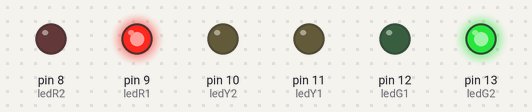
Simulated run of this sketch. Board: Arduino Uno, built with avr-gcc and run on an emulated ATmega328P. On the bench: output pins drawn as LEDs (lit = HIGH).

Above: at 1.5 s.
At 4.0 s:
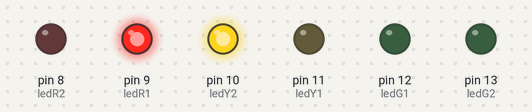
At 6.5 s:
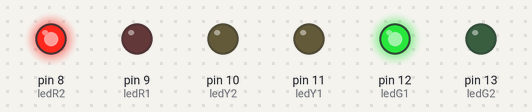
At 9.0 s:
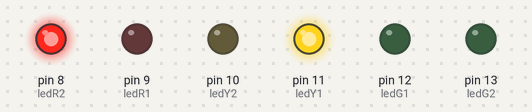
Timing chart, 0 to 13.0 s (numbered marks = the images above):
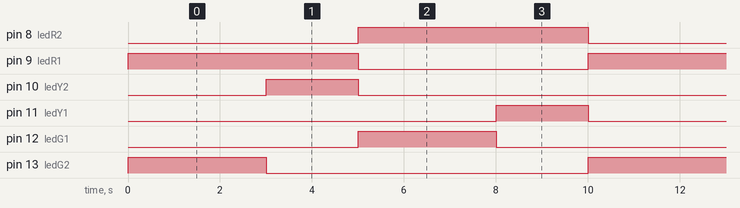

Measured:
- by itself, pin 8 (ledR2), pin 9 (ledR1): alternates HIGH for 5.0 s and LOW for 5.0 s
- by itself, pin 10 (ledY2), pin 11 (ledY1): alternates HIGH for 2.0 s and LOW for 8.0 s
- by itself, pin 12 (ledG1), pin 13 (ledG2): alternates HIGH for 3.0 s and LOW for 7.0 s

The sketch:

Traffic_light_simple.ino
```cpp
int ledR1 = 9;
int ledY1 = 11;
int ledG1 = 12;
int ledR2 = 8;
int ledY2 = 10;
int ledG2 = 13;

void setup() {
  pinMode(ledR1, OUTPUT);
  pinMode(ledY1, OUTPUT);
  pinMode(ledG1, OUTPUT);
  pinMode(ledR2, OUTPUT);
  pinMode(ledY2, OUTPUT);
  pinMode(ledG2, OUTPUT);
}

int counter = 0;

void loop() {
  trafficLights();
}


void trafficLights() {
    for(int x = 0; x = 2; x++) {
    if(x % 2 == 0) {
      digitalWrite(ledR1, HIGH);
      digitalWrite(ledY1, LOW);
      digitalWrite(ledG1, LOW);

      digitalWrite(ledR2, LOW);
      digitalWrite(ledY2, LOW);
      digitalWrite(ledG2, HIGH);
      delay(3000);

      digitalWrite(ledR1, HIGH);
      digitalWrite(ledY1, LOW);
      digitalWrite(ledG1, LOW);

      digitalWrite(ledR2, LOW);
      digitalWrite(ledY2, HIGH);
      digitalWrite(ledG2, LOW);
      delay(2000);

      digitalWrite(ledR1, LOW);
      digitalWrite(ledY1, LOW);
      digitalWrite(ledG1, HIGH);

      digitalWrite(ledR2, HIGH);
      digitalWrite(ledY2, LOW);
      digitalWrite(ledG2, LOW);
      delay(3000);

      digitalWrite(ledR1, LOW);
      digitalWrite(ledY1, HIGH);
      digitalWrite(ledG1, LOW);

      digitalWrite(ledR2, HIGH);
      digitalWrite(ledY2, LOW);
      digitalWrite(ledG2, LOW);
      delay(2000);


    }
  }
}
```
